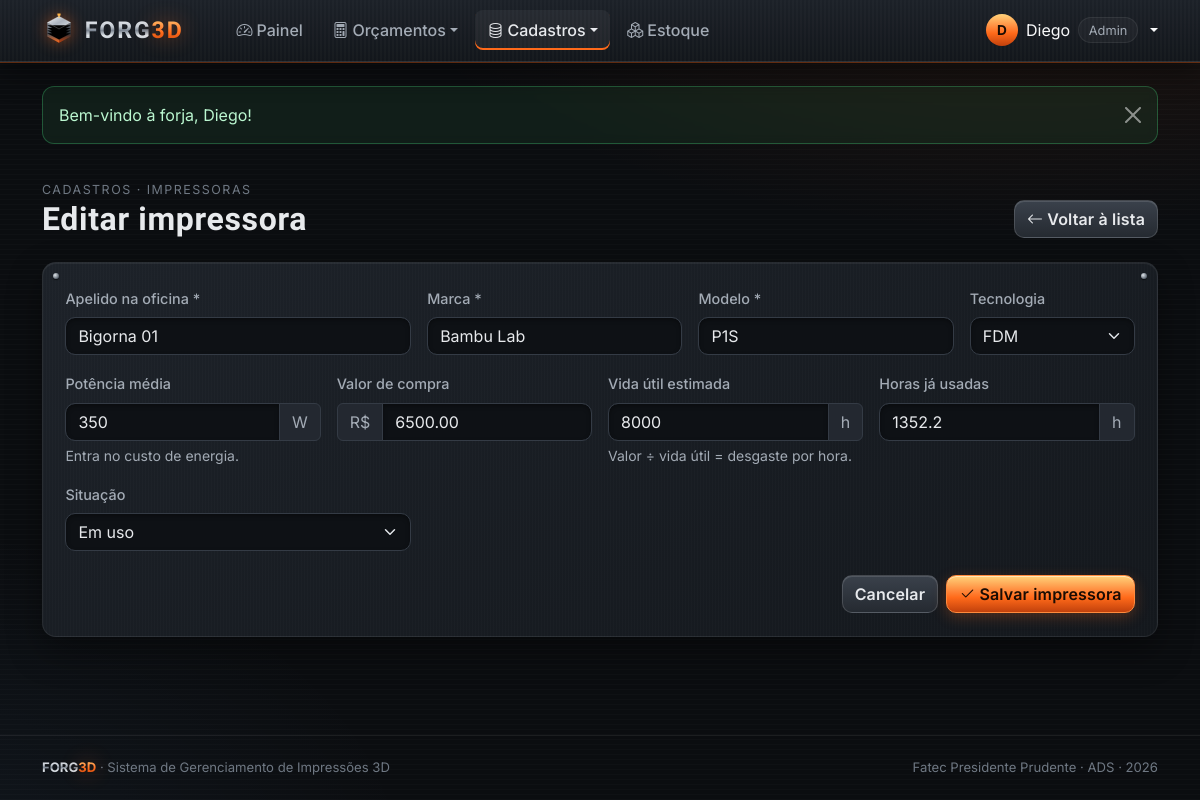
Page /view/cadastroImpressora.php?id=1 (signed in) on the committed database.
### tables this page shows
CREATE TABLE `impressoras` (
  `id` int(11) NOT NULL AUTO_INCREMENT,
  `nome` varchar(60) NOT NULL,
  `marca` varchar(60) NOT NULL,
  `modelo` varchar(60) NOT NULL,
  `tecnologia` enum('FDM','SLA') NOT NULL DEFAULT 'FDM',
  `potencia_w` int(11) NOT NULL,
  `valor_compra` decimal(10,2) NOT NULL,
  `vida_util_h` int(11) NOT NULL DEFAULT 8000,
  `horas_uso` decimal(10,1) NOT NULL DEFAULT 0.0,
  `status` enum('disponivel','em_uso','manutencao') NOT NULL DEFAULT 'disponivel',
  `criado_em` datetime NOT NULL DEFAULT current_timestamp(),
  PRIMARY KEY (`id`)
);

### processamento/funcoesBD.php (called while the page is built, shortened)
<?php
function conectar(): PDO
{
    static $pdo = null;
    if ($pdo === null) {
        $dsn = 'mysql:host=' . DB_HOST . ';dbname=' . DB_NOME . ';charset=utf8mb4';
        try {
            $pdo = new PDO($dsn, DB_USUARIO, DB_SENHA, [
                PDO::ATTR_ERRMODE            => PDO::ERRMODE_EXCEPTION,
                PDO::ATTR_DEFAULT_FETCH_MODE => PDO::FETCH_ASSOC,
                PDO::ATTR_EMULATE_PREPARES   => false,
            ]);
        } catch (PDOException $e) {
            http_response_code(500);
            die('<h3 style="font-family:sans-serif">Não foi possível conectar ao banco "' . DB_NOME
                . '". Verifique se o MySQL do XAMPP está ligado e se o arquivo banco/forg3d.sql foi importado no phpMyAdmin.</h3>');
        }
    }
    return $pdo;
}
function consultarUm(string $sql, array $params = []): ?array
{
    $st = conectar()->prepare($sql);
    $st->execute($params);
    $linha = $st->fetch();
    return $linha === false ? null : $linha;
}
function buscarImpressora(int $id): ?array
{
    return consultarUm('SELECT * FROM impressoras WHERE id = ?', [$id]);
}
function h($texto): string
{
    return htmlspecialchars((string) $texto, ENT_QUOTES, 'UTF-8');
}
function rotuloStatus(string $s): string
{
    return [
        'pendente' => 'Pendente', 'aprovado' => 'Aprovado', 'em_producao' => 'Em produção',
        'concluido' => 'Concluído', 'cancelado' => 'Cancelado',
        'disponivel' => 'Disponível', 'em_uso' => 'Em uso', 'manutencao' => 'Manutenção',
    ][$s] ?? $s;
}

### processamento/sessao.php (called while the page is built, shortened)
<?php
require_once __DIR__ . '/funcoesBD.php';
function valorAntigo(string $campo, $padrao = '')
{
    return $_SESSION['form'][$campo] ?? $padrao;
}

### view/cadastroImpressora.php (the view, shortened to what this page needs)
<?php
require_once '../processamento/sessao.php';
$id = (int) ($_GET['id'] ?? 0);
$p = $id ? buscarImpressora($id) : null;
$v = fn($campo, $padrao = '') => valorAntigo($campo, $p[$campo] ?? $padrao);
require 'includes/topo.php';
?>
<div class="f-cabecalho">
    <div>
        <span class="f-mini">Cadastros · Impressoras</span>
        <h1><?= $p ? 'Editar impressora' : 'Nova impressora' ?></h1>
    </div>
    <a href="verImpressora.php" class="btn btn-aco"><i class="bi bi-arrow-left me-1"></i>Voltar à lista</a>
</div>
<form class="f-card f-rebites" action="../processamento/processamento.php" method="POST">
    <div class="row g-3">
        <div class="col-md-4">
            <label class="form-label" for="nome">Apelido na oficina *</label>
            <input class="form-control" id="nome" name="nome" required maxlength="60" placeholder="ex.: Bigorna 01" value="<?= h($v('nome')) ?>">
        </div>
        <div class="col-md-3">
            <label class="form-label" for="marca">Marca *</label>
            <input class="form-control" id="marca" name="marca" required maxlength="60" value="<?= h($v('marca')) ?>">
        </div>
        <div class="col-md-3">
            <label class="form-label" for="modelo">Modelo *</label>
            <input class="form-control" id="modelo" name="modelo" required maxlength="60" value="<?= h($v('modelo')) ?>">
        </div>
        <div class="col-md-2">
            <label class="form-label" for="tecnologia">Tecnologia</label>
            <select class="form-select" id="tecnologia" name="tecnologia">
                <?php foreach (['FDM', 'SLA'] as $t): ?><option <?= $v('tecnologia', 'FDM') === $t ? 'selected' : '' ?>><?= $t ?></option><?php endforeach; ?>
            </select>
        </div>
        <div class="col-md-3">
            <label class="form-label" for="potencia_w">Potência média</label>
            <div class="input-group"><input type="number" min="1" class="form-control" id="potencia_w" name="potencia_w" required value="<?= h($v('potencia_w', 300)) ?>"><span class="input-group-text">W</span></div>
            <div class="form-text">Entra no custo de energia.</div>
        </div>
        <div class="col-md-3">
            <label class="form-label" for="valor_compra">Valor de compra</label>
            <div class="input-group"><span class="input-group-text">R$</span><input type="number" step="0.01" min="0" class="form-control" id="valor_compra" name="valor_compra" required value="<?= h($v('valor_compra')) ?>"></div>
        </div>
        <div class="col-md-3">
            <label class="form-label" for="vida_util_h">Vida útil estimada</label>
            <div class="input-group"><input type="number" min="1" class="form-control" id="vida_util_h" name="vida_util_h" required value="<?= h($v('vida_util_h', 8000)) ?>"><span class="input-group-text">h</span></div>
            <div class="form-text">Valor ÷ vida útil = desgaste por hora.</div>
        </div>
        <div class="col-md-3">
            <label class="form-label" for="horas_uso">Horas já usadas</label>
            <div class="input-group"><input type="number" step="0.1" min="0" class="form-control" id="horas_uso" name="horas_uso" value="<?= h($v('horas_uso', 0)) ?>"><span class="input-group-text">h</span></div>
        </div>
        <div class="col-md-4">
            <label class="form-label" for="status">Situação</label>
            <select class="form-select" id="status" name="status">
                <?php foreach (['disponivel', 'em_uso', 'manutencao'] as $s): ?>
                    <option value="<?= $s ?>" <?= $v('status', 'disponivel') === $s ? 'selected' : '' ?>><?= rotuloStatus($s) ?></option>
                <?php endforeach; ?>
            </select>
        </div>
    </div>
    <div class="d-flex justify-content-end gap-2 mt-4">
        <a href="verImpressora.php" class="btn btn-aco">Cancelar</a>
        <button class="btn btn-forja" type="submit"><i class="bi bi-check2 me-1"></i>Salvar impressora</button>
    </div>
</form>
<?php limparFormulario(); require 'includes/rodape.php'; ?>

### css/forg3d.css (style rules this page uses)
:root { --f-fundo: #0b0d10; --f-fundo-2: #111419; --f-aco-1: #1a1e24; --f-aco-2: #232830; --f-aco-3: #343b45; --f-borda: rgba(255, 255, 255, .07); --f-borda-forte: rgba(255, 255, 255, .14); --f-texto: #e7e9ec; --f-texto-2: #a3abb5; --f-texto-3: #6f7883; --f-brasa: #ff6a1a; --f-brasa-2: #ffb347; --f-brasa-3: #c2410c; --f-brasa-glow: rgba(255, 106, 26, .45); --f-azul: #6fb7ff; --f-verde: #4ade80; --f-vermelho: #f87171; --f-amarelo: #facc15; --f-raio: 14px; --f-fonte-titulo: 'Chakra Petch', 'Segoe UI', sans-serif; --f-fonte: 'Inter', 'Segoe UI', sans-serif; --f-grad-aco: linear-gradient(180deg, #f6f8fa 0%, #c4cbd3 38%, #7d8692 52%, #dfe4e9 70%, #9aa3ad 100%); --f-grad-brasa: linear-gradient(180deg, #ffd27a 0%, #ff8a3d 40%, #ff6a1a 60%, #c2410c 100%); --bs-body-bg: var(--f-fundo); --bs-body-color: var(--f-texto); --bs-border-color: var(--f-borda); --bs-link-color: var(--f-brasa-2); --bs-link-hover-color: var(--f-brasa); --bs-emphasis-color: var(--f-texto); --bs-secondary-color: var(--f-texto-2); }
* { scrollbar-color: var(--f-aco-3) var(--f-fundo); }
body { display: flex; flex-direction: column; font-family: var(--f-fonte); background: radial-gradient(1100px 520px at 85% -10%, rgba(255, 106, 26, .10), transparent 60%), radial-gradient(900px 600px at -10% 110%, rgba(111, 183, 255, .06), transparent 60%), var(--f-fundo); background-attachment: fixed; min-height: 100vh; }
body::before { content: ''; position: fixed; inset: 0; pointer-events: none; background: repeating-linear-gradient(0deg, rgba(255, 255, 255, .018) 0 1px, transparent 1px 5px); z-index: 0; }
h1, h2, h3, h4, h5 { font-family: var(--f-fonte-titulo); letter-spacing: .02em; font-weight: 600; }
.f-mini { font-size: .78rem; color: var(--f-texto-3); text-transform: uppercase; letter-spacing: .12em; }
.f-card { position: relative; background: repeating-linear-gradient(90deg, rgba(255, 255, 255, .012) 0 1px, transparent 1px 3px), linear-gradient(155deg, #1d2229 0%, #14181d 100%); border: 1px solid var(--f-borda); border-radius: var(--f-raio); box-shadow: inset 0 1px 0 rgba(255, 255, 255, .06), 0 14px 34px rgba(0, 0, 0, .38); padding: 1.4rem; }
.f-rebites::before, .f-rebites::after { content: ''; position: absolute; top: 10px; width: 6px; height: 6px; border-radius: 50%; background: radial-gradient(circle at 35% 35%, #dfe4e9, #5a636e 70%); box-shadow: 0 1px 1px rgba(0, 0, 0, .6); }
.f-rebites::before { left: 10px; }
.f-rebites::after { right: 10px; }
.f-cabecalho { display: flex; flex-wrap: wrap; gap: 1rem; align-items: end; justify-content: space-between; margin: 2rem 0 1.5rem; }
.f-cabecalho h1 { font-size: clamp(1.5rem, 3vw, 2rem); margin: 0; }
.btn { border-radius: 10px; font-weight: 600; letter-spacing: .01em; }
.btn-forja { position: relative; overflow: hidden; color: #1a0c03; background: var(--f-grad-brasa); border: 1px solid #ff8a3d; box-shadow: inset 0 1px 0 rgba(255, 255, 255, .45), 0 4px 14px rgba(255, 106, 26, .25); }
.btn-forja::after { content: ''; position: absolute; top: 0; left: -60%; width: 40%; height: 100%; background: linear-gradient(100deg, transparent, rgba(255, 255, 255, .55), transparent); transform: skewX(-20deg); transition: left .55s ease; }
.btn-aco { color: var(--f-texto); background: linear-gradient(180deg, #3a414b, #252a31); border: 1px solid var(--f-borda-forte); box-shadow: inset 0 1px 0 rgba(255, 255, 255, .12); }
.form-label { font-weight: 500; color: var(--f-texto-2); font-size: .9rem; }
.form-control, .form-select { background-color: #0e1115; color: var(--f-texto); border: 1px solid var(--f-aco-3); border-radius: 10px; box-shadow: inset 0 2px 4px rgba(0, 0, 0, .35); }
.form-control::placeholder { color: var(--f-texto-3); }
.input-group-text { background: var(--f-aco-2); color: var(--f-texto-2); border-color: var(--f-aco-3); }

### rows in the picture
impressoras: nome "Bigorna 01", marca "Bambu Lab", modelo "P1S", tecnologia "FDM", potencia_w "350", valor_compra "6500.00", vida_util_h "8000", horas_uso "1352.2"

### other values in the picture
mb_strtoupper(mb_substr($u['nome'], 0, 1)) "D"
explode(' ', $u['nome'])[0] "Diego"
$aviso['texto'] "Bem-vindo à forja, Diego!"
form field status "Em uso"
